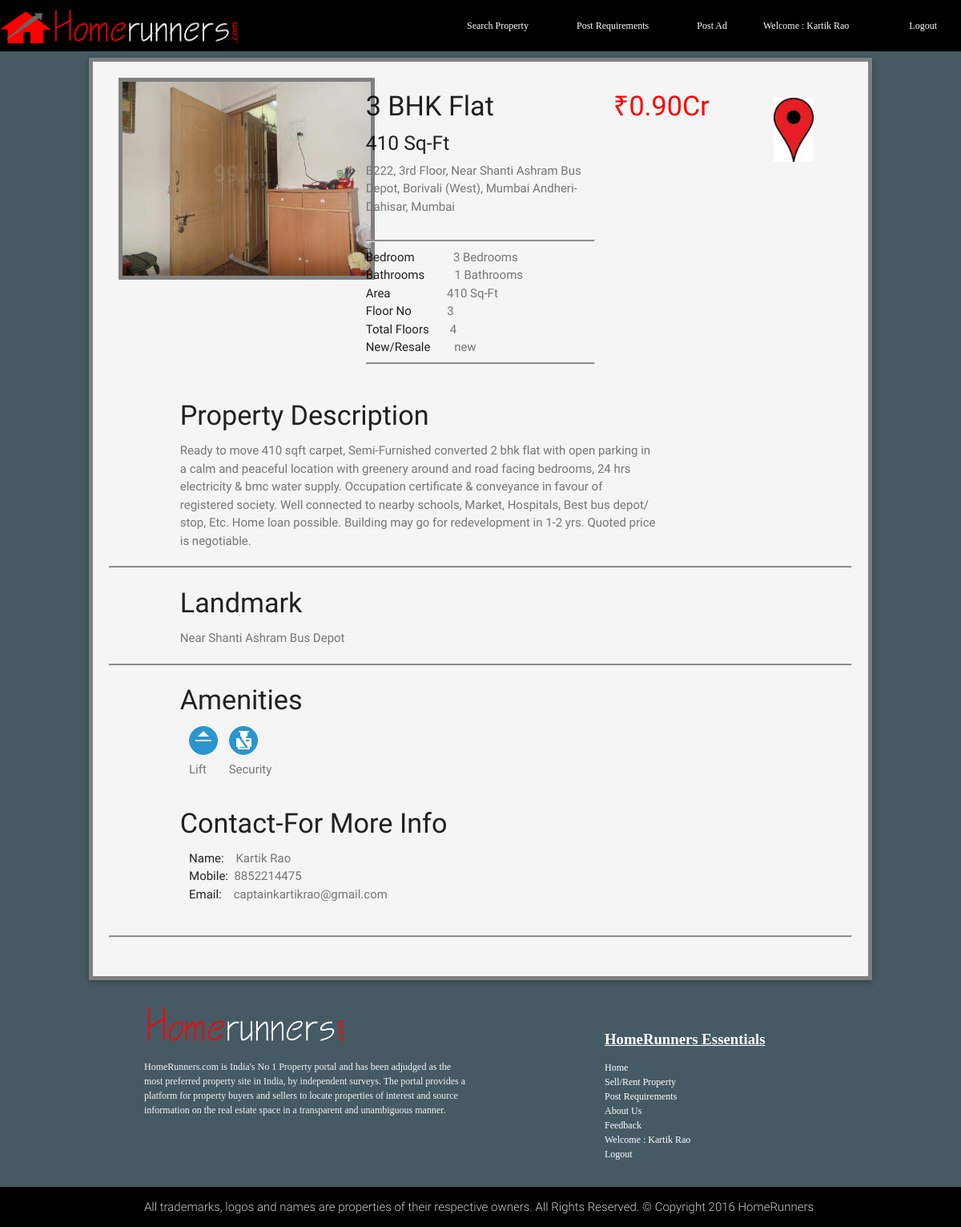
The app's page /singleprop.php?id=1 (signed in) with its own data.
### tables this page shows
CREATE TABLE IF NOT EXISTS `image` (
  `img_id` int(11) NOT NULL AUTO_INCREMENT,
  `prop_id` int(11) NOT NULL,
  `img_name` text NOT NULL,
  PRIMARY KEY (`img_id`)
);

CREATE TABLE IF NOT EXISTS `post_add` (
  `id` int(11) NOT NULL AUTO_INCREMENT,
  `name` text NOT NULL,
  `mobile_number` text NOT NULL,
  `email` text NOT NULL,
  `address` text NOT NULL,
  `street` text NOT NULL,
  `city` text NOT NULL,
  `locality` text NOT NULL,
  `state` text NOT NULL,
  `country` text NOT NULL,
  `zip_code` text NOT NULL,
  `full_address` text NOT NULL,
  `Bedrooms` int(11) NOT NULL,
  `Bathrooms` int(11) NOT NULL,
  `floor_no` int(11) NOT NULL,
  `total_floors` int(11) NOT NULL,
  `area` int(11) NOT NULL,
  `prop_type` text NOT NULL,
  `crore` int(11) NOT NULL,
  `lacs` int(11) NOT NULL,
  `total_budget` bigint(20) NOT NULL,
  `fixed_negotiable` text NOT NULL,
  `amenities` text NOT NULL,
  `description` text NOT NULL,
  `landmark` text NOT NULL,
  PRIMARY KEY (`id`)
);

### singleprop1.php (called while the page is built, shortened)
<?php
        include "php/script/config.php";
$id = $_GET['id'];
$singlePropQry = "SELECT * from `post_add` WHERE `id` = '".$id."' ";
if(!$singlePropCheck = mysqli_query($con,$singlePropQry)){
            echo "".mysqli_error($con);
            mysqli_close($con);
            die("");
        }
        $getSingleProp = mysqli_fetch_assoc($singlePropCheck);
?>

### singleprop.php (the view, shortened to what this page needs)
<?php
include "singleprop1.php";
$prop_id = $_GET['id'];
include "php/script/config.php";
$imgQry = "SELECT * FROM image WHERE prop_id='".$prop_id."'";
if(!$imgCheckQry = mysqli_query($con,$imgQry)){
    echo "".mysqli_error($con);
    mysqli_close($con);
    die("");
}
$getImg = mysqli_fetch_assoc($imgCheckQry);
include "php/script/config.php";
$ameQry = "SELECT `amenities` from `post_add` WHERE `id` = '".$id."'";
if(!$ameCheckQry = mysqli_query($con,$ameQry)){
    echo "".mysqli_error($con);
    mysqli_close($con);
    die("");
}
$getAme = mysqli_fetch_assoc($ameCheckQry);
$amenitiesName = explode(",",$getAme['amenities']);
 $ameRow = count($amenitiesName)-1;
?>
<!DOCTYPE html>
<html>
<head>
    <link href="css/googlefonts.css" rel="stylesheet">
    <link type="text/css" rel="stylesheet" href="css/materialize.min.css"  media="screen,projection"/>
 </head>
<body>
    <?php include  "navbar3.php"; ?>
                <?php do {
    $imgName = $getImg['img_name'];
$target='uploads/'.$imgName.'.jpeg';
?>
<?php  } while($getImg = mysqli_fetch_assoc($imgCheckQry)) ?>
    <div class="row" style="margin-bottom: 0px;
">
        <div class="col s10 offset-s1 ">
           <div class="card  grey lighten-4 ">
           <div class="outline">
                <div class="card-content ">
                    <div class="row">
                        <div class="col s4">
                            <a class=" modal-trigger" href="#modal3">
                                <div class="blur pic">
                                    <img src="<?php echo $target;?>" alt="<?php echo $imgName?>" height="252" width="320" style="border:5px solid grey;">
                                </div>
                            </a>
                        </div>
                        <div class="col s4 ">
                            <p><h4><?php echo $getSingleProp['Bedrooms']." BHK Flat"; ?></h4></p>
                            <p><h5><?php echo $getSingleProp['area']." Sq-Ft"; ?></h5></p>
                            <p><span class="font1"><?php echo $getSingleProp['address']; ?></span></p><br>
                            <hr style="background-color: grey; height: 1px; ">
                            <p>Bedroom &nbsp&nbsp&nbsp&nbsp&nbsp&nbsp&nbsp&nbsp&nbsp&nbsp&nbsp <span class="font1"><?php
                            if($getSingleProp['Bedrooms']==1){
                             echo $getSingleProp['Bedrooms']." Bedroom";
                            }else
                            {
                                    echo $getSingleProp['Bedrooms']." Bedrooms";}?></span>  </p>
                            <p>Bathrooms &nbsp&nbsp&nbsp&nbsp&nbsp&nbsp&nbsp&nbsp&nbsp<span class="font1"><?php  if($getSingleProp['Bedrooms']==1){
                             echo $getSingleProp['Bathrooms']." Bedroom";
                            }else
                            {
                                    echo $getSingleProp['Bathrooms']." Bathrooms";}?></span>   </p>
                            <p>Area &nbsp&nbsp&nbsp&nbsp&nbsp&nbsp&nbsp&nbsp&nbsp&nbsp&nbsp&nbsp&nbsp&nbsp&nbsp&nbsp&nbsp <span class="font1"><?php echo $getSingleProp['area']." Sq-Ft"; ?></span>  </p>
                            <p>Floor No &nbsp&nbsp&nbsp&nbsp&nbsp&nbsp&nbsp&nbsp&nbsp&nbsp&nbsp<span class="font1"><?php echo $getSingleProp['floor_no']; ?></span>  </p>
                            <p>Total Floors &nbsp&nbsp&nbsp&nbsp&nbsp <span class="font1"><?php echo $getSingleProp['total_floors']; ?></span>  </p>
                            <p>New/Resale &nbsp&nbsp&nbsp&nbsp&nbsp&nbsp <span class="font1"><?php echo $getSingleProp['prop_type']; ?> </span> </p>
                            <hr style="background-color: grey; height: 1px; ">
                        </div>
                        <div class="col s2">
                            <p><h4 style="color:red;"> &#8377;<?php echo $getSingleProp['crore'].".".$getSingleProp['lacs']; ?>Cr</h4></p>
                        </div>
                          <div class="col s2">
                          <a href="gmap1.php?address=<?="".$getSingleProp['full_address'];?>"  style="color:red;"><div class="arrow bounce">
                            </div></a>
                        </div>
                    </div>
                    <div class="row">
                        <div class="col s8 offset-s1">
                            <h4>Property Description</h4>
                            <p><span class="font1"><?php echo $getSingleProp['description']; ?></span></p>
                        </div>
                    </div>
                    <hr style="background-color: grey; height: 1px; ">
                     <div class="row">
                        <div class="col s8 offset-s1">
                            <h4>Landmark</h4>
                            <p><span class="font1"><?php echo $getSingleProp['landmark']; ?></span></p>
                        </div>
                    </div>
                    <hr style="background-color: grey; height: 1px; ">
                    <div class="row">
                        <div class="col s8 offset-s1">
                            <h4>Amenities</h4>
                            <div class="row">
                            <?php
                            do {
                                    $target='images/'.$amenitiesName[$ameRow].'.gif';
                            ?>
                                <div class="col s1 ">
                                    <p><img src="<?php echo $target;?>"></p>
                                    <p><span class="font1"><?php echo $amenitiesName[$ameRow]; ?></span></p>
                                </div><?php  $ameRow--; } while(0 <= $ameRow) ?>
                        </div>
                    </div>
                    <div class="row">
                        <div class="col s8 offset-s1">
                            <h4>Contact-For More Info</h4>
                            <div class="row">
                                <div class="col s4">
                                    <p>Name:&nbsp&nbsp&nbsp&nbsp<span class="font1"><?php echo $getSingleProp['name']; ?></span></p>
                                    <p>Mobile:&nbsp&nbsp<span class="font1"><?php echo $getSingleProp['mobile_number']; ?></span></p>
                                    <p>Email:&nbsp&nbsp&nbsp&nbsp<span class="font1"><?php echo $getSingleProp['email']; ?></span></p>
                                </div>
                            </div>
                        </div>
                    </div>
                      <hr style="background-color: grey; height: 1px; ">
                </div>
            </div>
        </div>
    </div>
    </div>
    <?php include  "php/pages/footer.php"; ?>
</body>

### singleprop.php (style rules this page uses)
.font1 { color:#757575; }
.blur img { -webkit-transition: all 1s ease; -moz-transition: all 1s ease; -o-transition: all 1s ease; -ms-transition: all 1s ease; transition: all 1s ease; }
.outline { border: 5px solid grey; }
body { background: black; }
.arrow { position: relative; bottom: -25px; left: 50%; margin-left: -20px; width: 50px; height: 80px; background-image: url(images/map.jpg); background-size: 50px 80px; }
.bounce { -moz-animation: bounce 2s infinite; -webkit-animation: bounce 2s infinite; animation: bounce 2s infinite; }

### php/pages/footer.php (style rules this page uses)
a:link { color:white; }

### records on screen
image: img_name (picture)
post_add: Bedrooms "3", area "410", address "B222, 3rd Floor, Near Shanti Ashram Bus Depot, Borivali (West), Mumbai Andheri-Dahisar, Mumbai", Bathrooms "1", floor_no "3", total_floors "4", prop_type "new", crore "0", lacs "90", description "Ready to move 410 sqft carpet, Semi-Furnished converted 2 bhk flat with open parking in a calm and peaceful location with greenery around and road facing bedrooms, 24 hrs electricity & bmc water supply. Occupation certificate & conveyance in favour of registered society. Well connected to nearby schools, Market, Hospitals, Best bus depot/ stop, Etc. Home loan possible. Building may go for redevelopment in 1-2 yrs. Quoted price is negotiable.", landmark "Near Shanti Ashram Bus Depot", amenities "Lift", amenities "Security", name "Kartik Rao", mobile_number "8852214475", email "captainkartikrao@gmail.com"

### other values on screen
$_SESSION['username'] "Kartik Rao"
